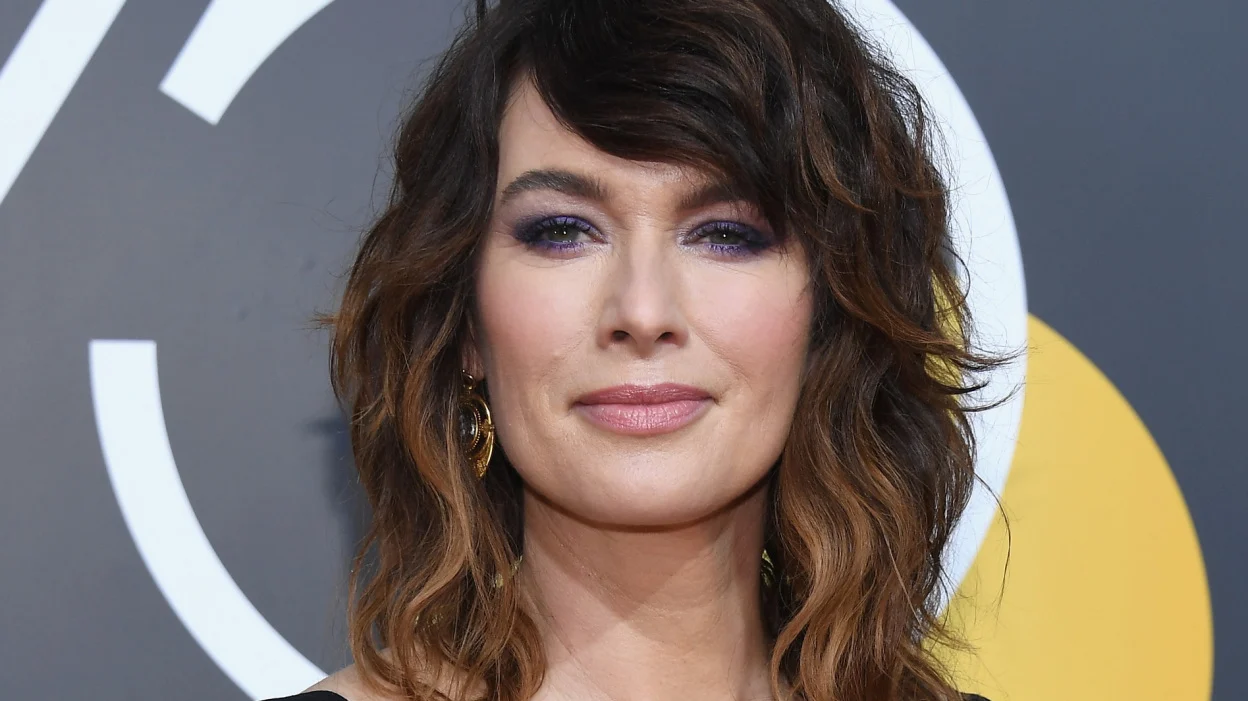
#> input picture NUP/Image processing/lena.jpg, 1248 x 701 px
$ jupyter execute lab3.ipynb
#> lines starting #> are read from the running program, lines starting #| are printed output that depends on the picture
## Imports

[cell 1]
import cv2
import numpy as np
import matplotlib.pyplot as plt
from scipy import ndimage

## STEP 1

[cell 2]
image = cv2.imread("lena.jpg", 0)
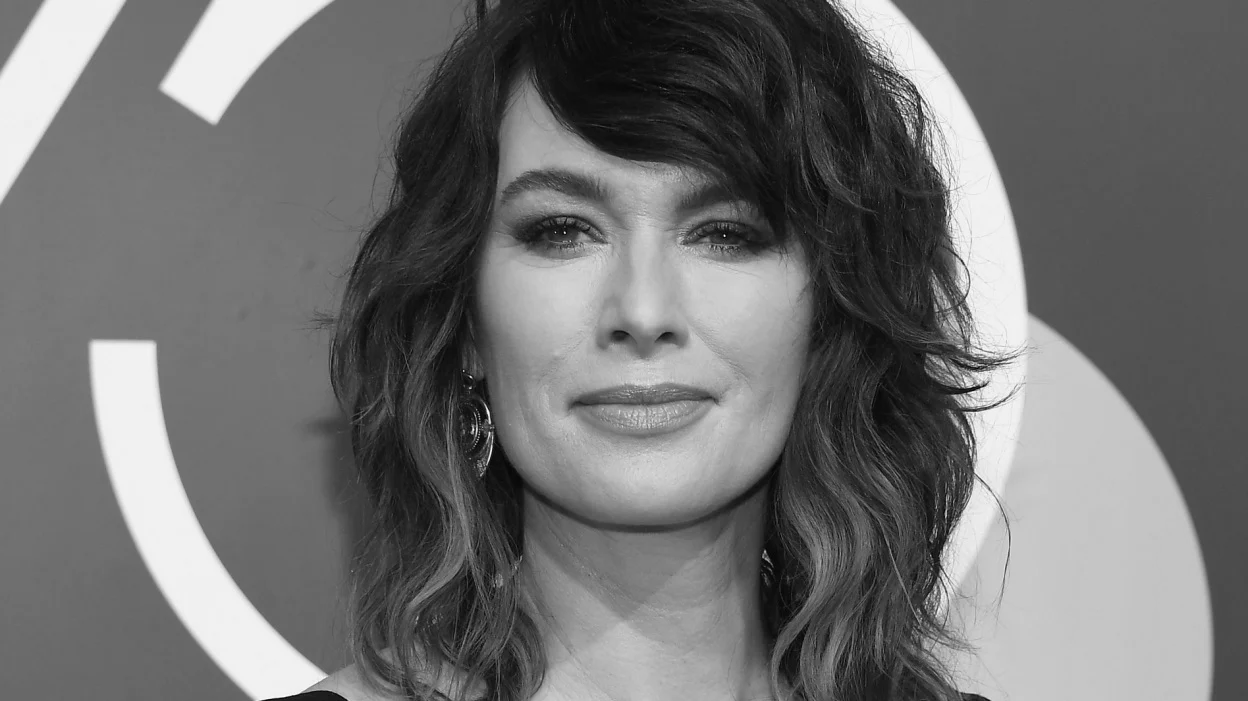
#> image: shape (701, 1248); min 1, max 254, mean 112.6

## STEP 2

[cell 3]
mean = 0
std_dev = 0.1
gaussian_noise = np.random.normal(mean, std_dev, image.shape)
noisy_image = np.clip(image + gaussian_noise, 0, 255).astype(np.uint8)

## STEP 3

[cell 4]
mean_3x3 = ndimage.convolve(image, np.ones((3, 3)) / 9)
mean_7x7 = ndimage.convolve(image, np.ones((7, 7)) / 49)

## STEP 4

[cell 5]
salt_pepper_ratio = 0.05
salt_pepper_noise = np.random.choice([0, 255], size=image.shape, p=[1 - salt_pepper_ratio, salt_pepper_ratio])
noisy_image_sp = np.where(salt_pepper_noise == 255, 255, np.where(salt_pepper_noise == 0, 0, image))
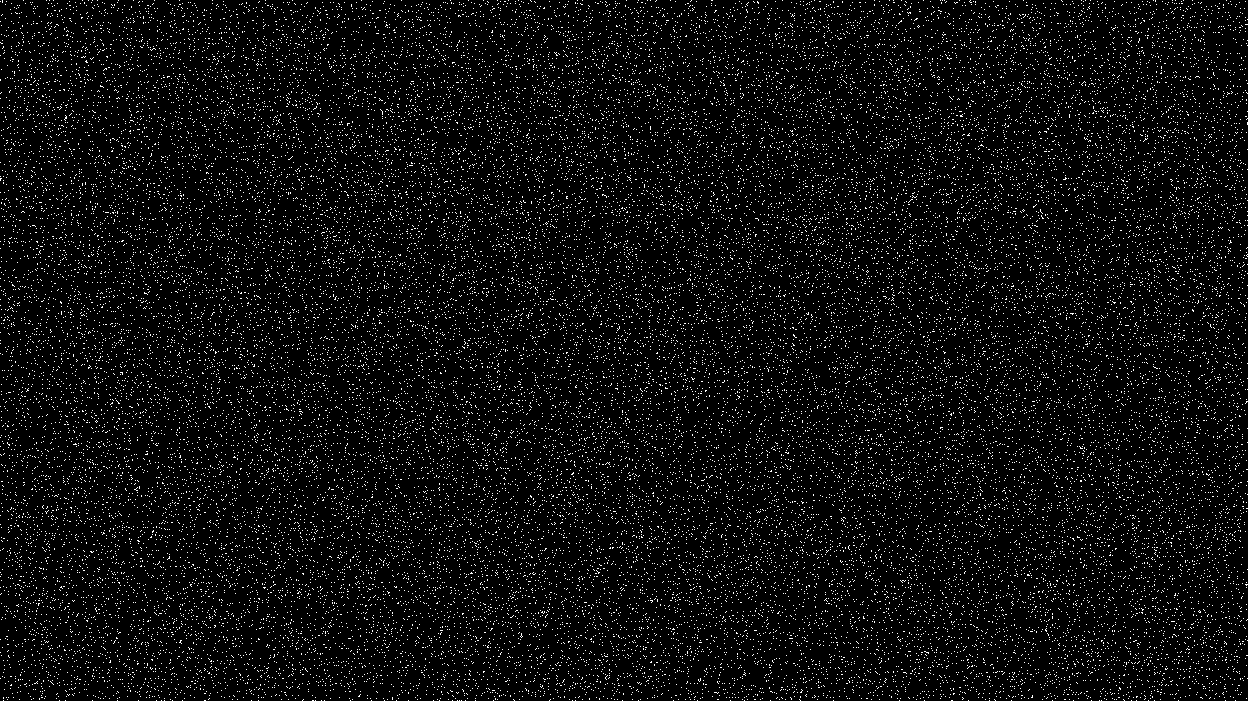
#> noisy_image_sp: shape (701, 1248); 5% white in thin lines or dots

## STEP 5

[cell 6]
median_3x3 = cv2.medianBlur(noisy_image_sp, 3)
#> median_3x3: shape (701, 1248); 0% white in thin lines or dots
median_7x7 = cv2.medianBlur(noisy_image_sp, 7)
#> median_7x7: shape (701, 1248); every value is 0

## STEP 6

[cell 7]
plt.figure(figsize=(10, 6))

plt.subplot(221)
plt.imshow(mean_3x3, cmap="gray")
plt.title("Mean (3x3)")
plt.axis("off")

plt.subplot(222)
plt.imshow(mean_7x7, cmap="gray")
plt.title("Mean (7x7)")
plt.axis("off")

plt.subplot(223)
plt.imshow(median_3x3, cmap="gray")
plt.title("Median (3x3)")
plt.axis("off")

plt.subplot(224)
plt.imshow(median_7x7, cmap="gray")
plt.title("Median (7x7)")
plt.axis("off")

plt.tight_layout()
plt.show()

## STEP 7

[cell 8]
f = np.fft.fft2(image)
magnitude = np.abs(f)
phase = np.angle(f)
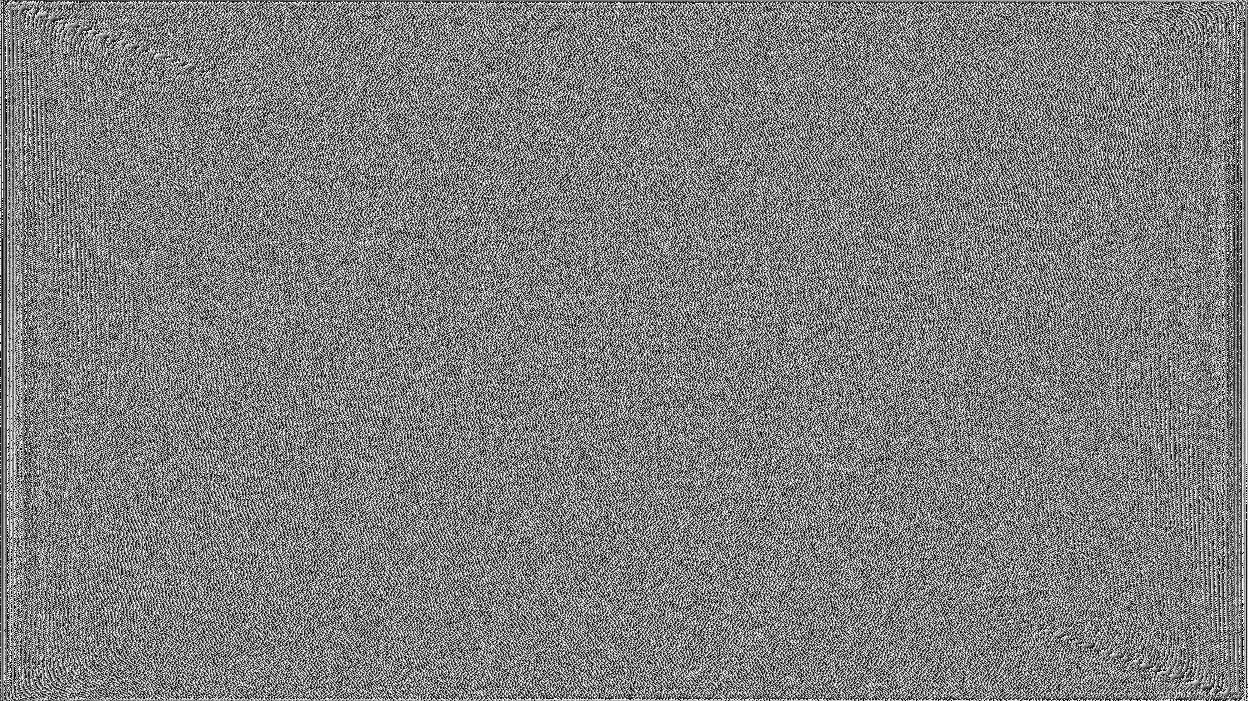
#> phase: shape (701, 1248) float64; min -3.14, max 3.14, mean 1.17e-17; drawn with min black and max white

## STEP 8

[cell 9]
mask = np.zeros_like(f)
rows, cols = image.shape
#> rows = 701; cols = 1248
crow, ccol = rows // 2, cols // 2
#> crow = 350; ccol = 624
mask[crow-2:crow+3, ccol-2:ccol+3] = 1
filtered_f = f * mask

## STEP 9

[cell 10]
unsharp_mask = np.abs(np.fft.ifft2(filtered_f)) - image
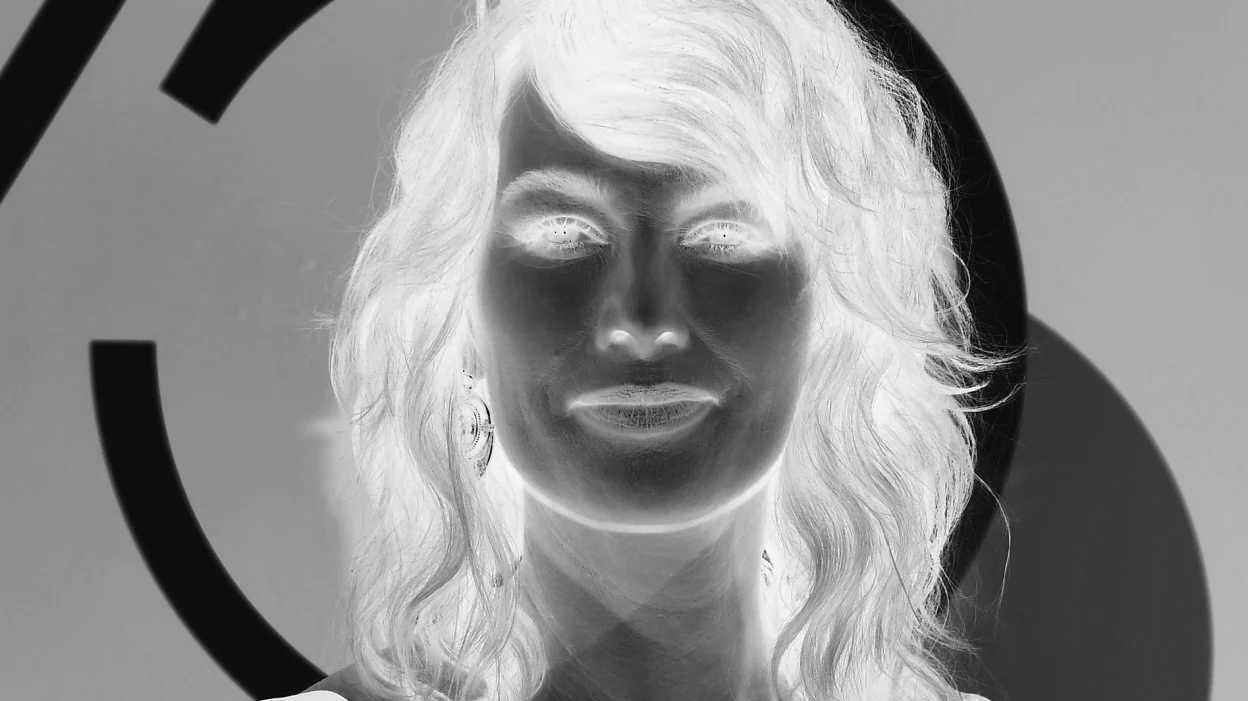
#> unsharp_mask: shape (701, 1248) float64; min -254, max -0.977, mean -112.6; drawn with min black and max white

## STEP 10

[cell 11]
sharpened_image = np.clip(image + unsharp_mask, 0, 255).astype(np.uint8)

## STEP 11

[cell 12]
plt.figure(figsize=(10, 6))

plt.subplot(211)
plt.imshow(np.log(1 + magnitude), cmap="gray")
plt.title("Magnitude Spectrum")
plt.axis("off")

plt.subplot(212)
plt.imshow(np.log(1 + np.abs(filtered_f)), cmap="gray")
plt.title("Filtered Spectrum")
plt.axis("off")

plt.tight_layout()
plt.show()
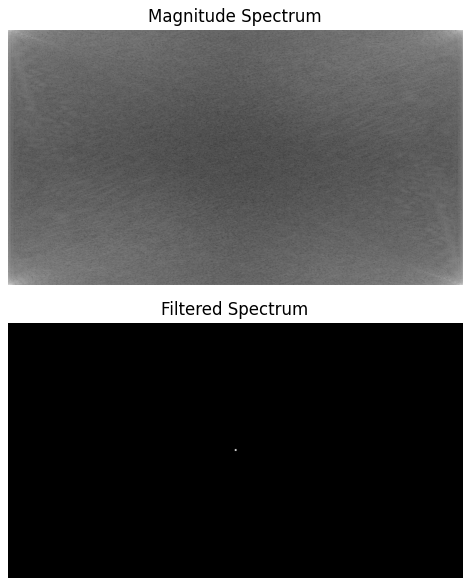
#> figure drawn by matplotlib, 2 panels

$ run again, with NUP/Image processing/zebra.jpg copied over NUP/Image processing/lena.jpg
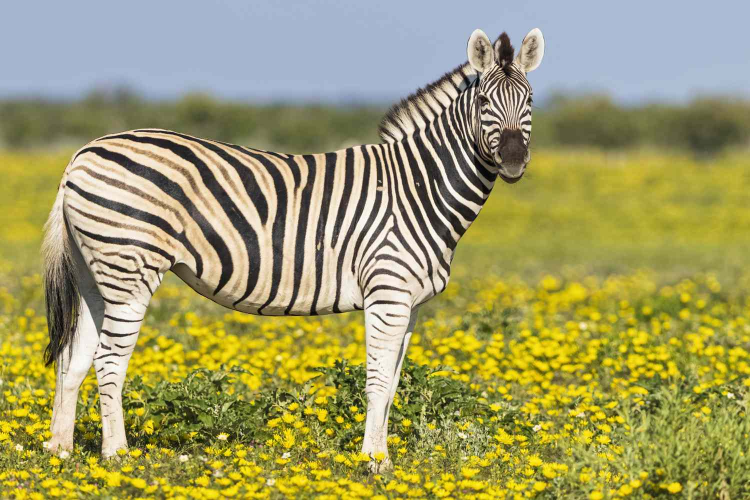
#> input picture NUP/Image processing/zebra.jpg, 1500 x 1000 px (shown at 1/2 size)
#> `noisy_image_sp = np.where(salt_pepper_noise == 255, 255, np.where(salt..`:
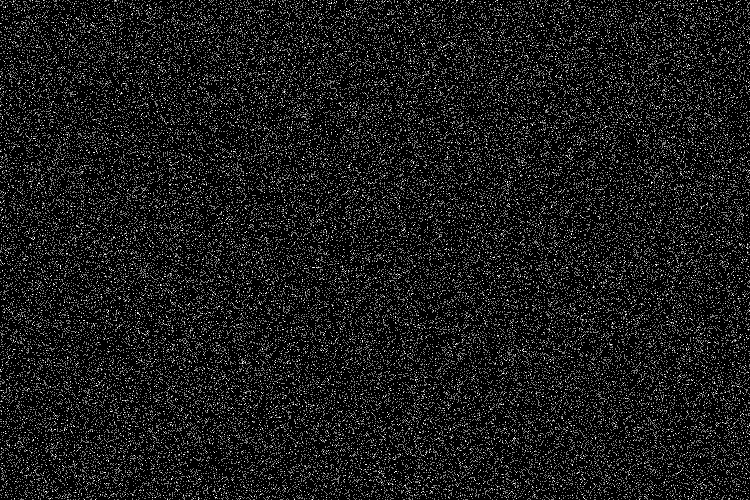
#> noisy_image_sp: shape (1000, 1500) (shown at 1/2 size); 5% white in thin lines or dots
#> median_3x3: shape (1000, 1500); 0% white in thin lines or dots
#> median_7x7: shape (1000, 1500); every value is 0
#> `plt.show()`:
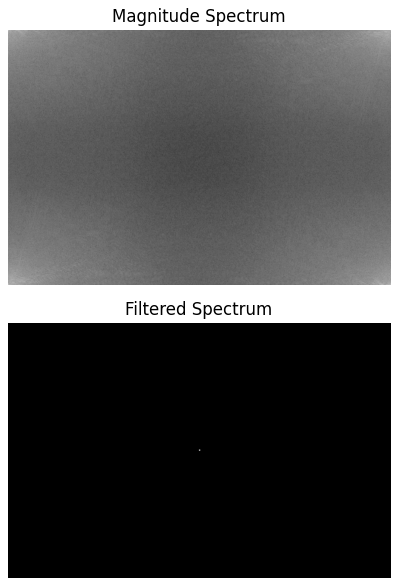
#> figure drawn by matplotlib, 2 panels
